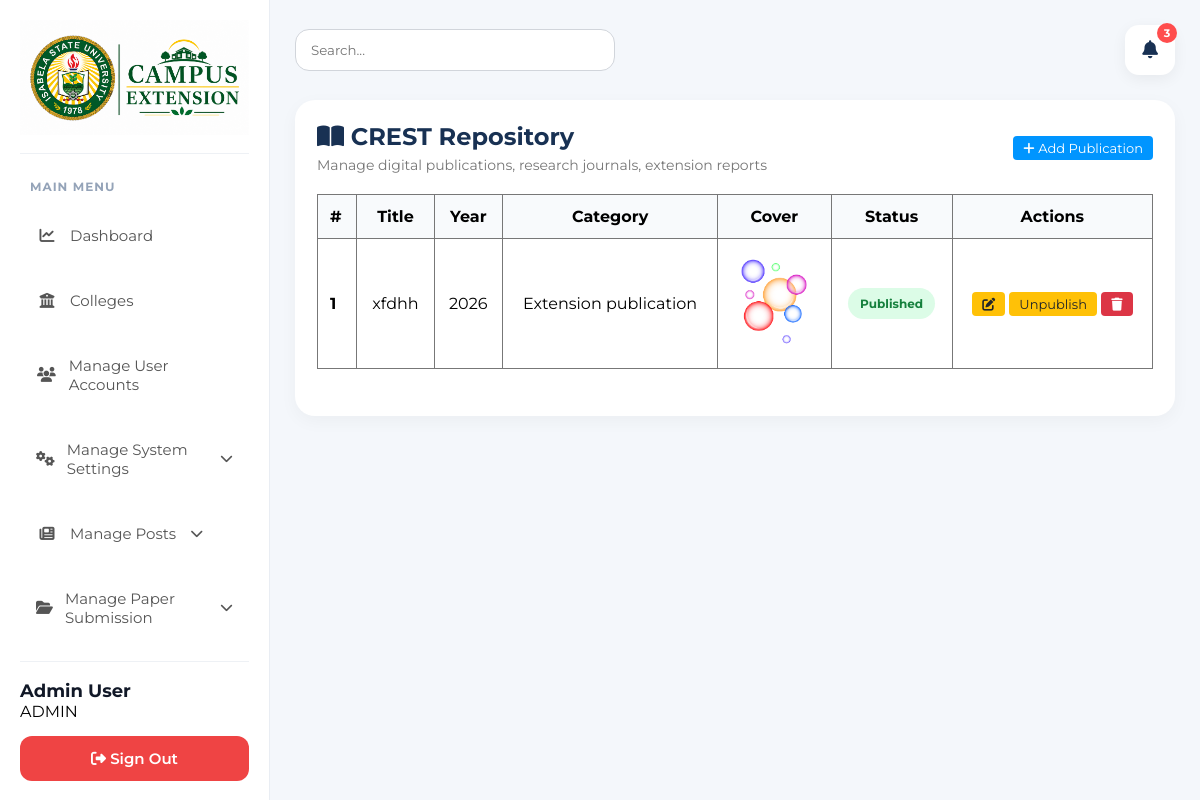
Screenshot of /admin/crest (signed in) with the database file from the repository.
### tables this page shows
CREATE TABLE IF NOT EXISTS `publications` (
  `id` int NOT NULL AUTO_INCREMENT,
  `title` varchar(255) NOT NULL,
  `year` year NOT NULL,
  `category` enum('research_journal','extension_publication','terminal_report','community_development') NOT NULL,
  `cover_image` varchar(255) DEFAULT NULL,
  `pdf_file` varchar(255) DEFAULT NULL,
  `description` text,
  `status` enum('draft','published') DEFAULT 'draft',
  `created_at` timestamp NULL DEFAULT CURRENT_TIMESTAMP,
  `updated_at` timestamp NULL DEFAULT CURRENT_TIMESTAMP ON UPDATE CURRENT_TIMESTAMP,
  PRIMARY KEY (`id`)
);

### app/Http/Controllers/Controller.php (called while the page is built, shortened)
<?php
class Controller
{
    protected function render($view, $data = [])
    {
        require __DIR__ . '/../../views/layouts/app.php';
    }
}

### app/Http/Controllers/Admin/CrestController.php (called while the page is built, shortened)
<?php
require_once __DIR__ . '/../../../models/Publication.php';
class CrestController extends \Controller
{
    private $publicationModel;
    public function __construct()
    {
        $config = require __DIR__ . '/../../../../config/database.php';
        $pdo = new \PDO("mysql:host={$config['host']};dbname={$config['dbname']};charset={$config['charset']}", $config['username'], $config['password']);
        $pdo->setAttribute(\PDO::ATTR_ERRMODE, \PDO::ERRMODE_EXCEPTION);
        $this->publicationModel = new \Publication($pdo);
    }
    public function index()
    {
        $publications = $this->publicationModel->getAll();
        $this->render('crest/index', ['publications' => $publications]);
    }
}

### app/models/Publication.php (called while the page is built, shortened)
<?php
class Publication
{
    private $db;
    public function __construct($pdo)
    {
        $this->db = $pdo;
    }
    public function getAll()
    {
        $stmt = $this->db->query("SELECT * FROM publications ORDER BY year DESC, id DESC");
        return $stmt->fetchAll(PDO::FETCH_ASSOC);
    }
}

### app/views/admin/crest/index.php (the view, shortened to what this page needs)
<div class="card">
    <div class="table-header">
        <div>
            <h2><i class="fas fa-book-open"></i> CREST Repository</h2>
            <p class="table-subtitle">Manage digital publications, research journals, extension reports</p>
        </div>
        <a href="/admin/crest/create" class="btn btn-primary"><i class="fas fa-plus"></i> Add Publication</a>
    </div>
    <table>
        <thead>
            <tr>
                <th>#</th>
                <th>Title</th>
                <th>Year</th>
                <th>Category</th>
                <th>Cover</th>
                <th>Status</th>
                <th>Actions</th>
            </tr>
        </thead>
        <tbody>
            <?php if (empty($publications)): ?>
                <tr><td colspan="7" style="text-align:center;color:#777;">No publications found.</td></tr>
            <?php else: ?>
                <?php foreach ($publications as $index => $item): ?>
                <tr>
                    <td><?= $index + 1 ?></td>
                    <td><?= htmlspecialchars($item['title']) ?></td>
                    <td><?= $item['year'] ?></td>
                    <td><?= str_replace('_', ' ', ucfirst($item['category'])) ?></td>
                    <td>
                        <?php if ($item['cover_image']): ?>
                            <img src="/<?= $item['cover_image'] ?>" width="80" style="border-radius:4px;">
                        <?php else: ?>
                            <span style="color:#999;">No cover</span>
                        <?php endif; ?>
                    </td>
                    <td>
                        <?php if ($item['status'] === 'published'): ?>
                            <span class="badge badge-approved">Published</span>
                        <?php else: ?>
                            <span class="badge badge-pending">Draft</span>
                        <?php endif; ?>
                    </td>
                    <td>
                        <a href="/admin/crest/edit?id=<?= $item['id'] ?>" class="btn btn-sm btn-edit"><i class="fas fa-edit"></i></a>
                        <form method="POST" action="/admin/crest/toggle" style="display:inline;">
                            <button type="submit" class="btn btn-sm <?= $item['status'] === 'published' ? 'btn-warning' : 'btn-success' ?>">
                                <?= $item['status'] === 'published' ? 'Unpublish' : 'Publish' ?>
                            </button>
                        </form>
                        <form method="POST" action="/admin/crest/delete" style="display:inline;" onsubmit="return confirm('Delete this publication?')">
                            <button type="submit" class="btn btn-sm btn-danger"><i class="fas fa-trash"></i></button>
                        </form>
                    </td>
                </tr>
                <?php endforeach; ?>
            <?php endif; ?>
        </tbody>
    </table>
</div>

### public/css/admin.css (style rules this page uses)
* { margin: 0; padding: 0; box-sizing: border-box; font-family: 'Montserrat', sans-serif; }
body { display: flex; background: #f4f7fb; }
a { text-decoration: none !important; }
.card { background: #fff; border-radius: 20px; padding: 22px; margin-bottom: 20px; box-shadow: 0 5px 18px rgba(0, 0, 0, 0.04); }
table { width: 100%; border-collapse: collapse; }
th, td { padding: 14px; border-bottom: 1px solid #eee; text-align: left; }
th { background: #f8fafc; }
.table-header { display: flex; justify-content: space-between; align-items: center; margin-bottom: 20px; }
.table-header h2 { color: #183153; margin-bottom: 5px; }
.table-subtitle { color: #777; font-size: 14px; }
.badge { padding: 4px 10px; border-radius: 12px; font-size: 12px; font-weight: 600; display: inline-block; }
.badge-approved { background: #d4edda; color: #155724; }
.badge { background: #dcfce7; color: #15803d; padding: 8px 12px; border-radius: 20px; font-size: 12px; font-weight: 700; }
table { width: 100%; border-collapse: collapse; margin-bottom: 25px; }
table th, table td { border: 1px solid #777; padding: 12px; text-align: center; }
table th:first-child, table td:first-child { text-align: left; font-weight: bold; }
.btn-warning, .btn-edit { background: #ffc107; color: #212529; }
.btn-primary { background: #0095ff; color: #fff; }
.btn { padding: 4px 10px; font-size: 13px; border: none; border-radius: 4px; cursor: pointer; }
.btn-sm { padding: 4px 10px; font-size: 13px; border: none; border-radius: 4px; cursor: pointer; }
.btn-danger { background: #dc3545; color: #fff; }
.btn-edit { background: #ffc107; color: #212529; }

### rows the page displays
publications: title "xfdhh", year "2026", category "Extension publication", cover_image (picture), status "Published"

### other values shown
$_SESSION['user_name'] "Admin User"
$_SESSION['user_role'] "ADMIN"
